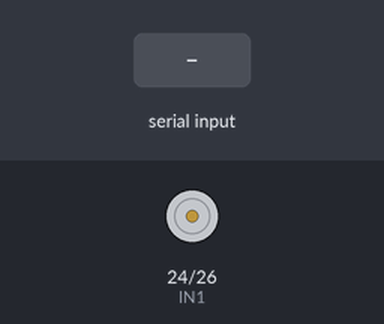
The sketch below on a simulated Arduino Mega 2560, built with avr-gcc and run on an emulated ATmega2560. On the bench: motor-driver pin pairs drawn as motors (green arrow = first pin HIGH = forward, orange = second pin HIGH = backward, longer = more drive). The test bench sets the inputs (shaded band).

Above: at 1.2 s.
1.3 s: "a" received over Serial
At 1.6 s:
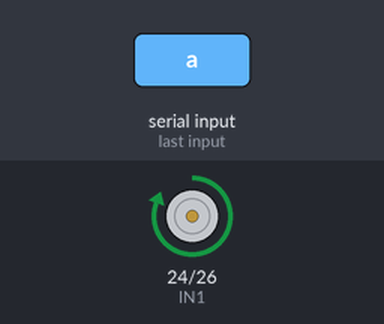
3.3 s: "b" received over Serial
At 3.7 s:
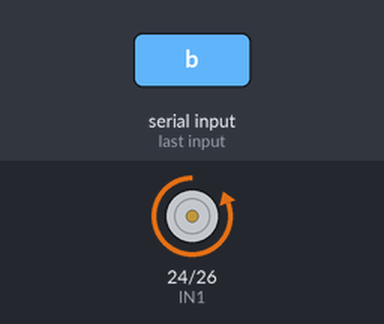
Timing chart, 0 to 6.3 s (numbered marks = the images above; inputs shaded):
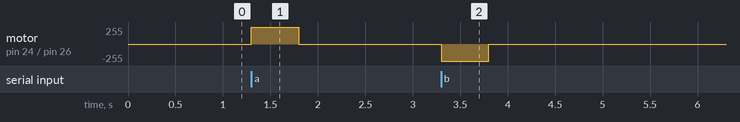

The sketch:

mecha_jaw.ino
```cpp
const int IN1 = 24;  // MOTOR driver input 1
const int IN2 = 26;  // MOTOR driver input 2

void setup() {
  pinMode(IN1, OUTPUT);
  pinMode(IN2, OUTPUT);
  Serial.begin(9600);
}

void loop() {
  if (Serial.available()) {
    char command = Serial.read();

    if (command == 'a') {
      // clockwise rotation
      digitalWrite(IN1, HIGH);
      digitalWrite(IN2, LOW);
      delay(500);
      stopMotor();
    } else if (command == 'b') {
      // counterclockwise rotation
      digitalWrite(IN1, LOW);
      digitalWrite(IN2, HIGH);
      delay(500);
      stopMotor();
    }
  }
}

void stopMotor() {
  digitalWrite(IN1, LOW);
  digitalWrite(IN2, LOW);
}
```

Measured:
- after the input at 1.3 s, motor on pin 24 (IN1) / pin 26 (IN2): stopped → forward 255/255 at once, → stopped 0.50 s later
- after the input at 3.3 s, motor on pin 24 (IN1) / pin 26 (IN2): stopped → backward 255/255 at once, → stopped 0.50 s later
